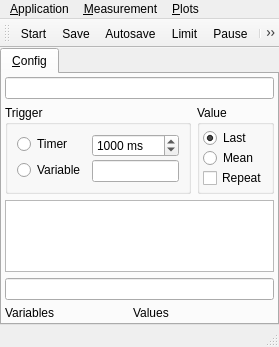
<?xml version="1.0" encoding="UTF-8"?>
<ui version="4.0">
 <class>MainWindow</class>
 <widget class="QMainWindow" name="MainWindow">
  <property name="geometry">
   <rect>
    <x>0</x>
    <y>0</y>
    <width>248</width>
    <height>321</height>
   </rect>
  </property>
  <property name="windowTitle">
   <string>Data Logger</string>
  </property>
  <property name="windowIcon">
   <iconset>
    <normaloff>sheetpad.ico</normaloff>sheetpad.ico</iconset>
  </property>
  <widget class="QWidget" name="centralwidget">
   <layout class="QVBoxLayout" name="verticalLayout_2">
    <property name="leftMargin">
     <number>0</number>
    </property>
    <property name="topMargin">
     <number>0</number>
    </property>
    <property name="rightMargin">
     <number>0</number>
    </property>
    <property name="bottomMargin">
     <number>0</number>
    </property>
    <item>
     <widget class="QTabWidget" name="tabWidget">
      <property name="currentIndex">
       <number>0</number>
      </property>
      <widget class="QWidget" name="config">
       <attribute name="title">
        <string>&amp;Config</string>
       </attribute>
       <layout class="QGridLayout" name="gridLayout_3">
        <property name="leftMargin">
         <number>3</number>
        </property>
        <property name="topMargin">
         <number>3</number>
        </property>
        <property name="rightMargin">
         <number>3</number>
        </property>
        <property name="bottomMargin">
         <number>3</number>
        </property>
        <item row="2" column="3">
         <widget class="QGroupBox" name="gbValue">
          <property name="toolTip">
           <string>Takes effect at next measurement start.</string>
          </property>
          <property name="title">
           <string>Value</string>
          </property>
          <layout class="QVBoxLayout" name="verticalLayout">
           <property name="spacing">
            <number>0</number>
           </property>
           <property name="leftMargin">
            <number>3</number>
           </property>
           <property name="topMargin">
            <number>3</number>
           </property>
           <property name="rightMargin">
            <number>3</number>
           </property>
           <property name="bottomMargin">
            <number>3</number>
           </property>
           <item>
            <widget class="QRadioButton" name="cbValueLast">
             <property name="toolTip">
              <string>Take the last value since the last datapoint.</string>
             </property>
             <property name="text">
              <string>Last</string>
             </property>
             <property name="checked">
              <bool>true</bool>
             </property>
            </widget>
           </item>
           <item>
            <widget class="QRadioButton" name="cbValueMean">
             <property name="toolTip">
              <string>Take the average of the values since the last datapoint.</string>
             </property>
             <property name="text">
              <string>Mean</string>
             </property>
            </widget>
           </item>
           <item>
            <widget class="QCheckBox" name="cbRepeat">
             <property name="toolTip">
              <string>If the value is nan, repeat the last value instead.</string>
             </property>
             <property name="text">
              <string>Repeat</string>
             </property>
            </widget>
           </item>
          </layout>
         </widget>
        </item>
        <item row="4" column="0" colspan="4">
         <widget class="QLineEdit" name="leVariables">
          <property name="toolTip">
           <string>Variables to save. This line is appended to the header. Use time for the time in seconds today.</string>
          </property>
         </widget>
        </item>
        <item row="5" column="2" colspan="2">
         <widget class="QLabel" name="lbValues">
          <property name="text">
           <string>Values</string>
          </property>
         </widget>
        </item>
        <item row="3" column="0" colspan="4">
         <widget class="QPlainTextEdit" name="leHeader">
          <property name="toolTip">
           <string>Header of the save file.</string>
          </property>
          <property name="sizeAdjustPolicy">
           <enum>QAbstractScrollArea::AdjustToContentsOnFirstShow</enum>
          </property>
         </widget>
        </item>
        <item row="1" column="0" colspan="4">
         <widget class="QLineEdit" name="leSavedName">
          <property name="toolTip">
           <string>Name of the saved file.</string>
          </property>
          <property name="readOnly">
           <bool>true</bool>
          </property>
         </widget>
        </item>
        <item row="5" column="0" colspan="2">
         <widget class="QLabel" name="lbVariables">
          <property name="toolTip">
           <string>Variable values of the last data point.</string>
          </property>
          <property name="text">
           <string>Variables</string>
          </property>
         </widget>
        </item>
        <item row="2" column="0" colspan="3">
         <widget class="QGroupBox" name="gbTrigger">
          <property name="toolTip">
           <string>Takes effect immediately!</string>
          </property>
          <property name="title">
           <string>Trigger</string>
          </property>
          <layout class="QFormLayout" name="formLayout">
           <property name="verticalSpacing">
            <number>3</number>
           </property>
           <item row="0" column="0">
            <widget class="QRadioButton" name="cbTimer">
             <property name="toolTip">
              <string>Trigger after a certain interval.</string>
             </property>
             <property name="text">
              <string>Timer</string>
             </property>
             <property name="checked">
              <bool>false</bool>
             </property>
            </widget>
           </item>
           <item row="0" column="1">
            <widget class="QSpinBox" name="sbTimeout">
             <property name="toolTip">
              <string>Triggering interval.</string>
             </property>
             <property name="suffix">
              <string> ms</string>
             </property>
             <property name="minimum">
              <number>10</number>
             </property>
             <property name="maximum">
              <number>100000</number>
             </property>
             <property name="singleStep">
              <number>10</number>
             </property>
             <property name="value">
              <number>1000</number>
             </property>
            </widget>
           </item>
           <item row="1" column="0">
            <widget class="QRadioButton" name="cbTrigger">
             <property name="toolTip">
              <string>If this variable is updated, fire a trigger.</string>
             </property>
             <property name="text">
              <string>Variable</string>
             </property>
            </widget>
           </item>
           <item row="1" column="1">
            <widget class="QLineEdit" name="leTrigger">
             <property name="enabled">
              <bool>true</bool>
             </property>
             <property name="toolTip">
              <string>Variable name to trigger at.</string>
             </property>
            </widget>
           </item>
          </layout>
         </widget>
        </item>
       </layout>
      </widget>
     </widget>
    </item>
   </layout>
  </widget>
  <widget class="QMenuBar" name="menubar">
   <property name="geometry">
    <rect>
     <x>0</x>
     <y>0</y>
     <width>248</width>
     <height>21</height>
    </rect>
   </property>
   <widget class="QMenu" name="menuApplication">
    <property name="title">
     <string>&amp;Application</string>
    </property>
    <addaction name="actionSettings"/>
    <addaction name="actionClose"/>
    <addaction name="actionHide_Toolbar"/>
   </widget>
   <widget class="QMenu" name="menuConfigurations">
    <property name="title">
     <string>&amp;Measurement</string>
    </property>
    <addaction name="actionStart"/>
    <addaction name="actionSave"/>
    <addaction name="actionPause"/>
    <addaction name="separator"/>
    <addaction name="actionAutoSave"/>
    <addaction name="actionLimitDataLength"/>
    <addaction name="separator"/>
    <addaction name="actionConfig"/>
    <addaction name="actionCopyLastDatapoint"/>
   </widget>
   <widget class="QMenu" name="menuPlots">
    <property name="title">
     <string>&amp;Plots</string>
    </property>
    <addaction name="actionSinglePlot"/>
    <addaction name="actionMultiPlot"/>
    <addaction name="actionClearPlots"/>
   </widget>
   <addaction name="menuApplication"/>
   <addaction name="menuConfigurations"/>
   <addaction name="menuPlots"/>
  </widget>
  <widget class="QToolBar" name="toolBar">
   <property name="windowTitle">
    <string>toolBar</string>
   </property>
   <attribute name="toolBarArea">
    <enum>TopToolBarArea</enum>
   </attribute>
   <attribute name="toolBarBreak">
    <bool>false</bool>
   </attribute>
   <addaction name="actionStart"/>
   <addaction name="actionSave"/>
   <addaction name="actionAutoSave"/>
   <addaction name="actionLimitDataLength"/>
   <addaction name="actionPause"/>
   <addaction name="separator"/>
   <addaction name="actionSinglePlot"/>
   <addaction name="actionMultiPlot"/>
   <addaction name="actionClearPlots"/>
   <addaction name="separator"/>
   <addaction name="actionHide_Toolbar"/>
  </widget>
  <widget class="QStatusBar" name="statusbar"/>
  <action name="actionSettings">
   <property name="text">
    <string>&amp;Settings...</string>
   </property>
   <property name="toolTip">
    <string>Open settings dialog</string>
   </property>
  </action>
  <action name="actionClose">
   <property name="text">
    <string>&amp;Close</string>
   </property>
  </action>
  <action name="actionConfig">
   <property name="text">
    <string>Create configuration file</string>
   </property>
  </action>
  <action name="actionAutoSave">
   <property name="checkable">
    <bool>true</bool>
   </property>
   <property name="text">
    <string>&amp;Automatically save</string>
   </property>
   <property name="iconText">
    <string>Autosave</string>
   </property>
   <property name="toolTip">
    <string>Automatically save the data regularly.</string>
   </property>
  </action>
  <action name="actionCopyLastDatapoint">
   <property name="text">
    <string>Copy &amp;last datapoint</string>
   </property>
   <property name="toolTip">
    <string>Copy last datapoint to the clipboard.</string>
   </property>
   <property name="shortcut">
    <string>Ctrl+L</string>
   </property>
  </action>
  <action name="actionStart">
   <property name="text">
    <string>&amp;Start</string>
   </property>
   <property name="toolTip">
    <string>Start a measurement deleting the old values.</string>
   </property>
  </action>
  <action name="actionSave">
   <property name="text">
    <string>Sa&amp;ve</string>
   </property>
   <property name="toolTip">
    <string>Save the current data from the beginning until now.</string>
   </property>
   <property name="shortcut">
    <string>Ctrl+S</string>
   </property>
  </action>
  <action name="actionPause">
   <property name="checkable">
    <bool>true</bool>
   </property>
   <property name="text">
    <string>&amp;Pause</string>
   </property>
   <property name="toolTip">
    <string>Pause the current measurement.</string>
   </property>
   <property name="shortcut">
    <string>Ctrl+P</string>
   </property>
  </action>
  <action name="actionSinglePlot">
   <property name="text">
    <string>&amp;Single Plot</string>
   </property>
   <property name="toolTip">
    <string>Spawn a single plot.</string>
   </property>
   <property name="shortcut">
    <string>Ctrl+1</string>
   </property>
  </action>
  <action name="actionMultiPlot">
   <property name="text">
    <string>&amp;Multi Plot</string>
   </property>
   <property name="toolTip">
    <string>Spawn a multi plot.</string>
   </property>
   <property name="shortcut">
    <string>Ctrl+2</string>
   </property>
  </action>
  <action name="actionHide_Toolbar">
   <property name="checkable">
    <bool>true</bool>
   </property>
   <property name="text">
    <string>Hide Toolbar</string>
   </property>
   <property name="iconText">
    <string>Hide</string>
   </property>
   <property name="shortcut">
    <string>Ctrl+T</string>
   </property>
  </action>
  <action name="actionClearPlots">
   <property name="text">
    <string>Clear Plots</string>
   </property>
   <property name="iconText">
    <string>Clear</string>
   </property>
   <property name="toolTip">
    <string>Clear all plots.</string>
   </property>
  </action>
  <action name="actionLimitDataLength">
   <property name="checkable">
    <bool>true</bool>
   </property>
   <property name="text">
    <string>Limit data length</string>
   </property>
   <property name="iconText">
    <string>Limit</string>
   </property>
   <property name="toolTip">
    <string>Limit data length, deleting older data!</string>
   </property>
  </action>
 </widget>
 <tabstops>
  <tabstop>cbTimer</tabstop>
  <tabstop>sbTimeout</tabstop>
  <tabstop>cbTrigger</tabstop>
  <tabstop>leTrigger</tabstop>
  <tabstop>cbValueLast</tabstop>
  <tabstop>cbValueMean</tabstop>
  <tabstop>cbRepeat</tabstop>
  <tabstop>leHeader</tabstop>
  <tabstop>leVariables</tabstop>
  <tabstop>leSavedName</tabstop>
  <tabstop>tabWidget</tabstop>
 </tabstops>
 <resources/>
 <connections>
  <connection>
   <sender>actionHide_Toolbar</sender>
   <signal>triggered(bool)</signal>
   <receiver>toolBar</receiver>
   <slot>setHidden(bool)</slot>
   <hints>
    <hint type="sourcelabel">
     <x>-1</x>
     <y>-1</y>
    </hint>
    <hint type="destinationlabel">
     <x>222</x>
     <y>32</y>
    </hint>
   </hints>
  </connection>
 </connections>
</ui>
